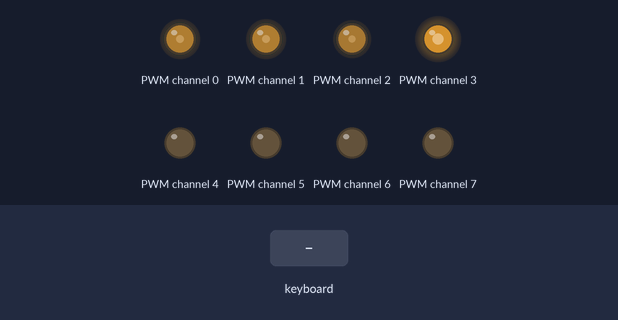
The program below on a simulated Raspberry Pi (BCM pin numbers). Parts: output pins drawn as LEDs (lit = HIGH). The test bench sets the inputs (shaded band). The full-screen text the program places in the terminal is not drawn.

Above: at 1.2 s.
1.3 s: key "w" typed on the keyboard
At 2.5 s:
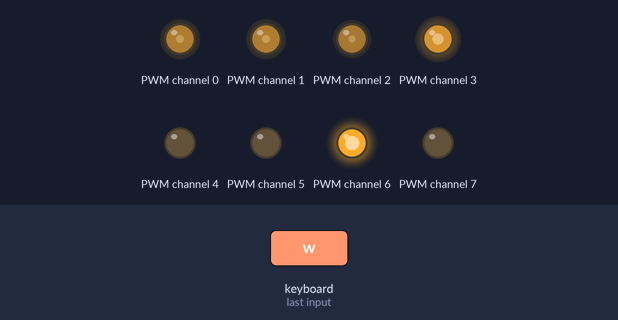
2.8 s: key "p" typed on the keyboard
At 4.0 s:
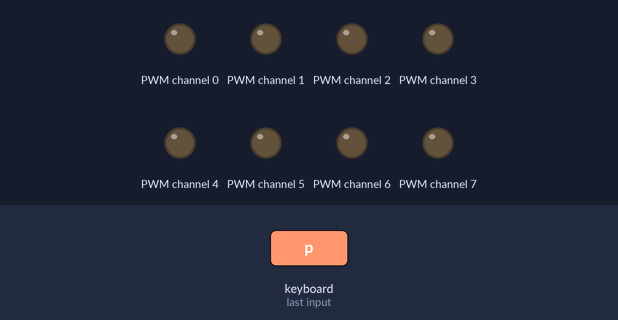
4.3 s: key "h" typed on the keyboard
At 5.0 s:
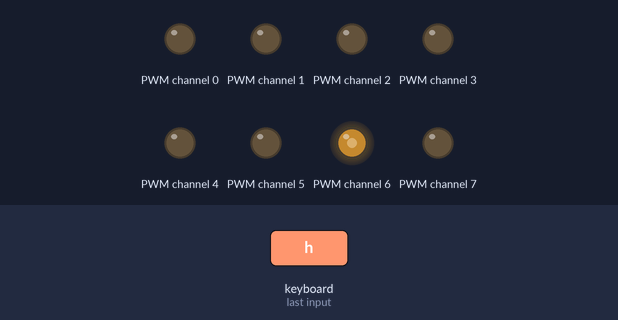
5.8 s: key "w" typed on the keyboard
At 6.2 s:
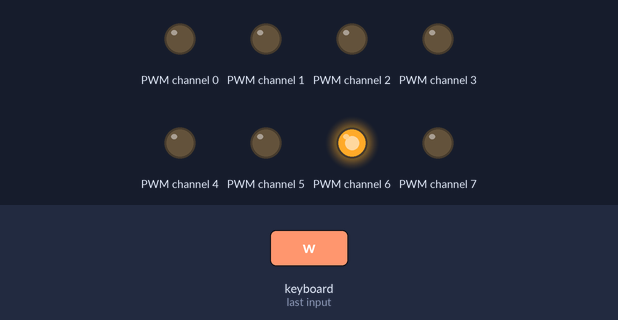
Timing chart, 0 to 8.3 s (numbered marks = the images above; inputs shaded):
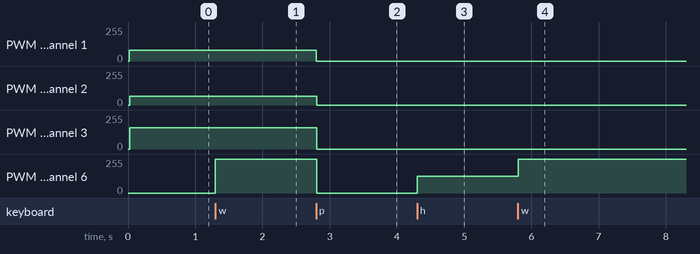

Measured:
- after the input at 1.3 s, PWM channel 6: 0/255 → 255/255 at once
- after the input at 2.8 s, PWM channel 0, PWM channel 1: 81/255 → 0/255 at once; PWM channel 2: 66/255 → 0/255 at once; PWM channel 3: 160/255 → 0/255 at once; PWM channel 6: 255/255 → 0/255 at once
- after the input at 4.3 s, PWM channel 6: 0/255 → 127/255 at once
- after the input at 5.8 s, PWM channel 6: 127/255 → 255/255 at once

The program:

keyinput.py
```python
#!/usr/bin/python

from Adafruit_PWM_Servo_Driver import PWM
import curses
import sys
import atexit

from motor import Motor


fan1   = Motor(0, 1300, 2600, 0,  4, "Fan 1");
fan2   = Motor(1, 1300, 2600, 0,  5, "Fan 2");
servo1 = Motor(2, 1025, 2750, 2, -1, "Servo 1");
servo2 = Motor(3, 1025, 2750, 90, -1, "Servo 2");

#servo3 = Motor(6, 1025, 2750, 1025, -1, "pan");
#servo4 = Motor(7, 1025, 2750, 1025, -1, "tilt");
servo3 = Motor(6, 0, 4095, 0, -1, "pan");
servo4 = Motor(7, 0, 4095, 0, -1, "tilt");


stdscr = curses.initscr()
atexit.register(curses.endwin)
curses.noecho()
stdscr.move(10,0);
stdscr.insstr("q: exit | w: max | s: min | h: half | p: off | 0-9: select output")
#stdscr.insertln()
#stdscr.insertln()
#stdscr.insertln()
#stdscr.insertln()
#stdscr.insertln()

curMotor = fan1;
curMotor = servo3;
stdscr.move(3,0)
stdscr.deleteln()
stdscr.insertln()
stdscr.insstr('Using Motor: 1 (%s)'% curMotor.getName())


stdscr.move(5,0)
stdscr.deleteln()
stdscr.insertln()
stdscr.insstr('Freq: ' + str(Motor.getFreq()))

while True:
  c = stdscr.getch()

  #go to first line, replace it with the key pressed
  stdscr.move(0,0)
  stdscr.deleteln()
  stdscr.insertln()
  #stdscr.insstr('you pressed %s (code %s)' % (chr(c), c))


  if (chr(c) == 'q'):
    Motor.allOff();
    curses.endwin()
    break;
  '''
  elif (chr(c) == 'j'):
    #lower frequency
    f = Motor.getFreq()
    f = f - 10
    if f < 0: f = 0
    stdscr.move(5,0)
    stdscr.deleteln()
    stdscr.insertln()
    stdscr.insstr('Freq: ' + str(f))

    Motor.setFreq(f)

  elif (chr(c) == 'k'):
    #incr frequency
    f = Motor.getFreq()
    f = f + 10
    if f > 300: f = 300
    stdscr.move(5,0)
    stdscr.deleteln()
    stdscr.insertln()
    stdscr.insstr('Freq: ' + str(f))

    Motor.setFreq(f)
  '''
  if (chr(c) == 'w'):
    #go to second line. Replace it with current command
    stdscr.move(1,0)
    stdscr.deleteln()
    stdscr.insertln()
    stdscr.insstr('SETING SERVO MAX')
    curMotor.goMax();

  elif (chr(c) == 's'):
    #go to second line. Replace it with current command
    stdscr.move(1,0)
    stdscr.deleteln()
    stdscr.insertln()
    stdscr.insstr('SETING SERVO MIN')
    curMotor.goMin();
  elif (chr(c) == 'p'):
    #go to second line. Replace it with current command
    stdscr.move(1,0)
    stdscr.deleteln()
    stdscr.insertln()
    stdscr.insstr('ALL SERVOS OFF')
    Motor.allOff();
  elif (chr(c) == 'h'):
    #go to second line. Replace it with current command
    stdscr.move(1,0)
    stdscr.deleteln()
    stdscr.insertln()
    stdscr.insstr('SETING SERVO HALF')
    curMotor.goHalf();
  elif (c == 65):
    #go to second line. Replace it with current command
    stdscr.move(1,0)
    stdscr.deleteln()
    stdscr.insertln()

    if (curMotor.incr() != 0):
      stdscr.insstr('Already at maximum duty cycle!')
    else:
      stdscr.insstr('Increasing to: %d (%d %%)' % (curMotor.getValue(), curMotor.getPercent()))

  elif (c == 66):
    #go to second line. Replace it with current command
    stdscr.move(1,0)
    stdscr.deleteln()
    stdscr.insertln()

    if (curMotor.decr() != 0):
      stdscr.insstr('Already at minimum duty cycle!')
    else:
      stdscr.insstr('Decreasing to: %d (%d %%)' % (curMotor.getValue(), curMotor.getPercent()))

  elif (c >= 49 and c <= 57): #number 1

    invalid = False;
    stdscr.move(1,0)
    stdscr.deleteln()
    stdscr.insertln()

    if (c == 49):
      curMotor = fan1;
    elif (c == 50):
      curMotor = fan2;
    elif (c == 51):
      curMotor = servo1;
    elif (c == 52):
      curMotor = servo2;
    elif (c == 53):
      curMotor = servo3;
    elif (c == 54):
      curMotor = servo4;
    else:
      invalid=True

    if(invalid):
      curMotor=fan1;
      stdscr.insstr('INVALID SELECTION')
    else:
      stdscr.insstr('SELECTING MOTOR %s %s' % (chr(c), curMotor.getName()))
      stdscr.move(3,0)
      stdscr.deleteln()
      stdscr.insertln()
      stdscr.insstr('Using Motor: %s (%s)'% (chr(c), curMotor.getName()))


curses.endwin()
```

motor.py
```python
from time import sleep

#grab DEBUG
import netconstants


#grab Adafruit library
from Adafruit_PWM_Servo_Driver import PWM


class Motor:

  pwm = PWM(0x40, debug=False)
  init = False;

  freq=300 #PWM frequency
  FORWARD = 1
  REVERSE = 2
  STOPTIME = .5 #time it takes for motor to come to complete stop

  @staticmethod
  def allOff():
    Motor.pwm.setAllPWM(0,0)

  @staticmethod
  def initPWM():
    if (Motor.init == False):
      Motor.pwm.setPWMFreq(Motor.freq)
      Motor.init = True

  @staticmethod
  def setFreq(freq):
    Motor.freq = freq
    return Motor.pwm.setPWMFreq(freq);

  @staticmethod
  def getFreq():
    return Motor.freq

  def __init__(self, pwmport, setMin, setMax, startVal=0, revPort=-1, name="", inv=False):
    if (netconstants.DEBUG): print "Init Motor: ", name, " on ", pwmport
    Motor.initPWM();

    self.port = pwmport;
    self.revPort = revPort;
    self.invert = inv; #invert the percentage (100 <-> 0)

    self.name = name;

    self.startValue = startVal;
    self.pwmmin = setMin;
    self.pwmmax = setMax;

    #for documentation purposes, note these vars are available
    self.direction = Motor.FORWARD;
    self.value = 0;
    self.resting = False;   #true if motors are 'reversed' but off

    self.reset();

  #reset to default state
  def reset(self):
    self.setDir(Motor.FORWARD);
    self.setPercent(self.startValue);

  def getName(self):
    return self.name;
  def setName(self, newname):
    self.name=newname;

  def getValue(self):
    return self.value;

  def getPercent(self):

    p = (float(self.value - self.pwmmin) /
      float(self.pwmmax - self.pwmmin)) * 100;
    if self.invert: return 100-p
    else: return p

  #percent is an integer [0-100]
  def setPercent(self, percent):

    if self.invert: percent = 100 - percent

    if percent < 0 or percent > 100:
      return -1

    return self._setValue(self.pwmmin +
      int(float(self.pwmmax - self.pwmmin) *
       float(float(percent)/float(100))))

  def _setValue(self, newvalue):

    ret = 0 ;
    if(newvalue < self.pwmmin):
      self.value = self.pwmmin;
      ret = -1;
    elif(newvalue > self.pwmmax):
      self.value = self.pwmmax;
      ret = 1;
    else:
      self.value=newvalue;

    Motor.pwm.setPWM(self.port, 0, self.value)

    return ret;

  def getMax(self):
    return self.pwmmax;
  def setMax(self, newmax):
    self.pwmmax = newmax;
  def goMax(self):
    return self.setPercent(100);
  def getMin(self):
    return self.pwmmin;
  def setMin(self, newmin):
    self.pwmmin = newmin;
  def goMin(self):
    return self.setPercent(0);
  def goHalf(self):
    return self.setPercent(50);

  def incr(self, incr=10):
    return self._setValue(self.value + incr);

  def decr(self, decr=10):
    return self._setValue(self.value - decr);


  #TODO: IMPLEMENT HARDWARE DIRECTION CHANGE
  #0 - no change
  #1 - forward
  #2 - reverse
  #as a safety feature, the motors are stopped before changing direction
  def setDir(self, d):

    if (netconstants.DEBUG):
      print "setDir: ", d
      print "revPort: ", self.revPort

    if(self.revPort < 0 or self.revPort > 15):
      return -1; #we cannot reverse this motor

    prevval = self.getValue()


    if (d==Motor.FORWARD):
      if (netconstants.DEBUG): print "\tFORWARD"
      if(self.direction == Motor.REVERSE and prevval != self.getMin()):
        self.goMin();
        sleep(Motor.STOPTIME);
        self._forwardRelay()
        self.direction = Motor.FORWARD
        self._setValue(prevval);
      else:
        self._forwardRelay()
        self.direction = Motor.FORWARD
    elif (d==Motor.REVERSE):
      if (netconstants.DEBUG): print "\tREVERSE"
      if(self.direction == Motor.FORWARD and prevval != self.getMin()):
        self.goMin();
        sleep(Motor.STOPTIME);
        self._revRelay()
        self.direction = Motor.REVERSE
        self._setValue(prevval);
      else:
        self._revRelay()
        self.direction = Motor.REVERSE
    elif (d==0):
      if (netconstants.DEBUG): print "\tNO CHANGE"
    else:
      if (netconstants.DEBUG): print "\tERROR"

  def _revRelay(self):
      Motor.pwm.setPWM(self.revPort, 4096, 0)
  def _forwardRelay(self):
      Motor.pwm.setPWM(self.revPort,0,0)

  def getDir(self):
    return self.direction
```

netconstants.py
```python
#!/usr/bin/python

DEBUG             = False
ENFORCE_TIMEOUT   = True

WORD_LENGTH	  = 4
PACKET_LENGTH     = (WORD_LENGTH*32)     #4 bytes * 32 words
PACKET_DELIM      = ord('?')   #convert '?' to ASCII value

PORT_NUM          = 2619

TYPE_SET_PWM      = 100
TYPE_GET_PWM      = 101
TYPE_CONN_ESTAB   = 200
TYPE_CONN_CLOSE   = 201
TYPE_KEEP_ALIVE   = 1
TYPE_VID_CTRL     = 50
TYPE_SHUTDOWN     = 75

MOTOR_IGNORE      = 0
MOTOR_LEFT        = 1
MOTOR_RIGHT       = 2
MOTOR_LEFT_SERVO  = 3
MOTOR_RIGHT_SERVO = 4
MOTOR_PAN         = 5
MOTOR_TILT        = 6

DIR_IGNORE        = 0
DIR_FWD           = 1
DIR_REV           = 2

VID_STOP          = 0
VID_START         = 1
VID_RESTART       = 2

TIMEOUT_SLEEP     = 3  #seconds to wait before decending
DECEND_PERCENT    = 15 #motor speed when in auto_decend


STREAM_ENV        = {"LD_LIBRARY_PATH": "."}
STREAM_PATH       = "/usr/src/mjpg-streamer/mjpg-streamer-experimental/"
STREAM_CMD        = "mjpg_streamer -o 'output_http.so -w ./www' -i 'input_raspicam.so -x 640 -y 480 -fps 20  -ex sports -quality 10 -mm matrix -rot 180'"
#STREAM_CMD        = "mjpg_streamer -o 'output_http.so -w ./www' -i 'input_raspicam.so -x 640 -y 480 -fps 10  -ex sports -quality 10 -mm matrix -rot 90'"

STREAM_PROC_NAME  = "mjpg_streamer"
```
